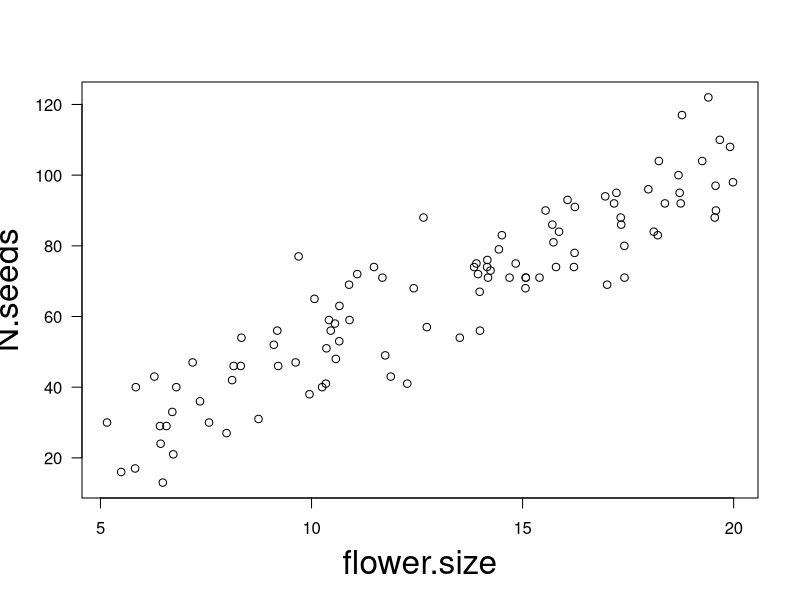
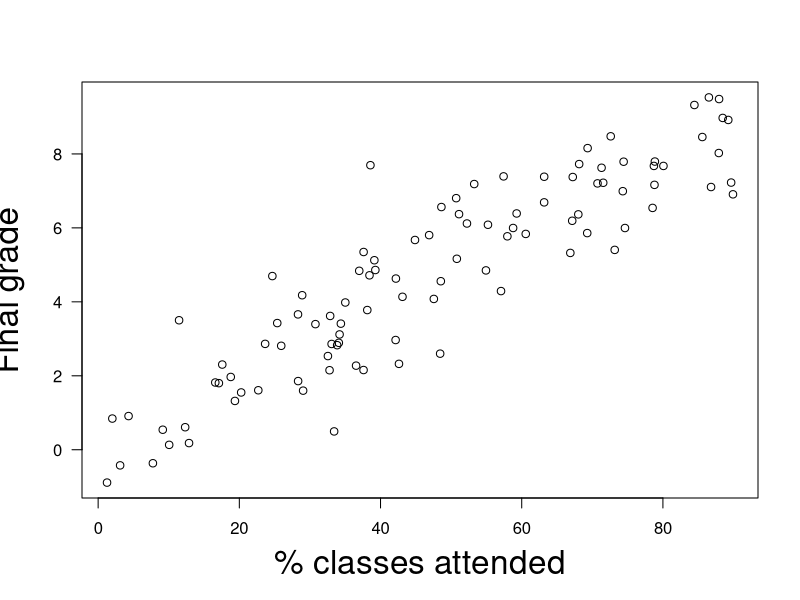

Source code (R) for these figures, in order: (Note: this script raises an error after producing the figures.)
## ---- chunk 1

library("knitr")

### Chunk options ###

## Text results
opts_chunk$set(echo = FALSE, warning = FALSE, message = FALSE, size = 'tiny')

## Code decoration
opts_chunk$set(tidy = FALSE, comment = NA, highlight = TRUE, prompt = FALSE, crop = TRUE)

# ## Cache
# opts_chunk$set(cache = TRUE, cache.path = "knitr_output/cache/")

# ## Plots
# opts_chunk$set(fig.path = "knitr_output/figures/")
opts_chunk$set(fig.align = 'center', out.width = '90%')

### Hooks ###
## Crop plot margins
knit_hooks$set(crop = hook_pdfcrop)

## Reduce font size
## use tinycode = TRUE as chunk option to reduce code font size
# see http://stackoverflow.com/a/39961605
knit_hooks$set(tinycode = function(before, options, envir) {
  if (before) return(paste0("\n \\", options$size, "\n\n"))
  else return("\n\n \\normalsize \n")
  })

## ---- chunk 2
flower.size <- runif(100, 5, 20)
N.seeds <- round(rnorm(100, 5*flower.size, 10))
plot(flower.size, N.seeds, las = 1, cex.lab = 2)
## ---- chunk 3
attendance <- runif(100, 0, 90)
mark <- rnorm(100, 0.1*attendance, 1)
plot(attendance, mark, las = 1, cex.lab = 2, xlab = "% classes attended", ylab = "Final grade")
## ---- chunk 4
include_graphics("images/xkcd_correlation.png")
